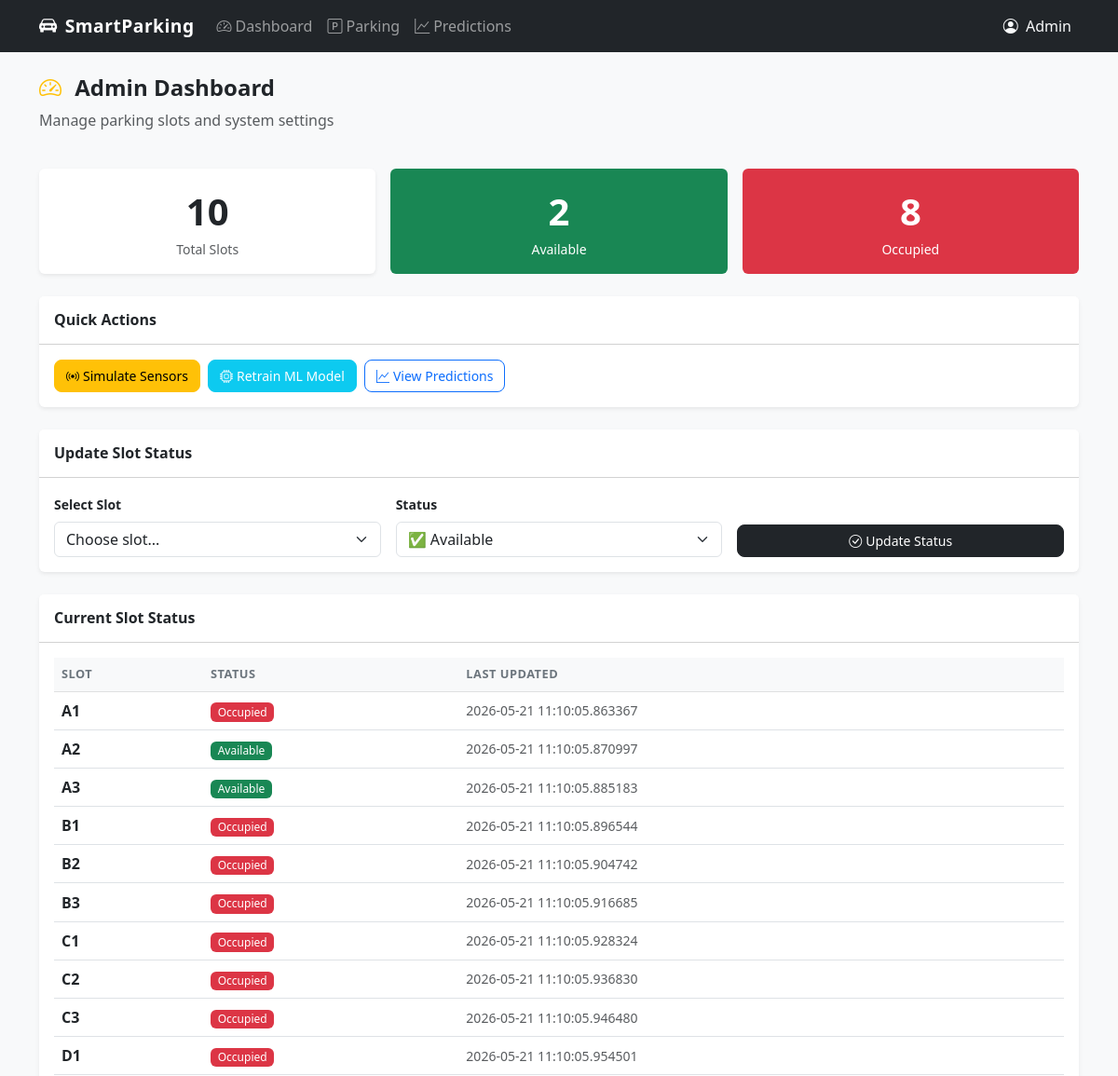
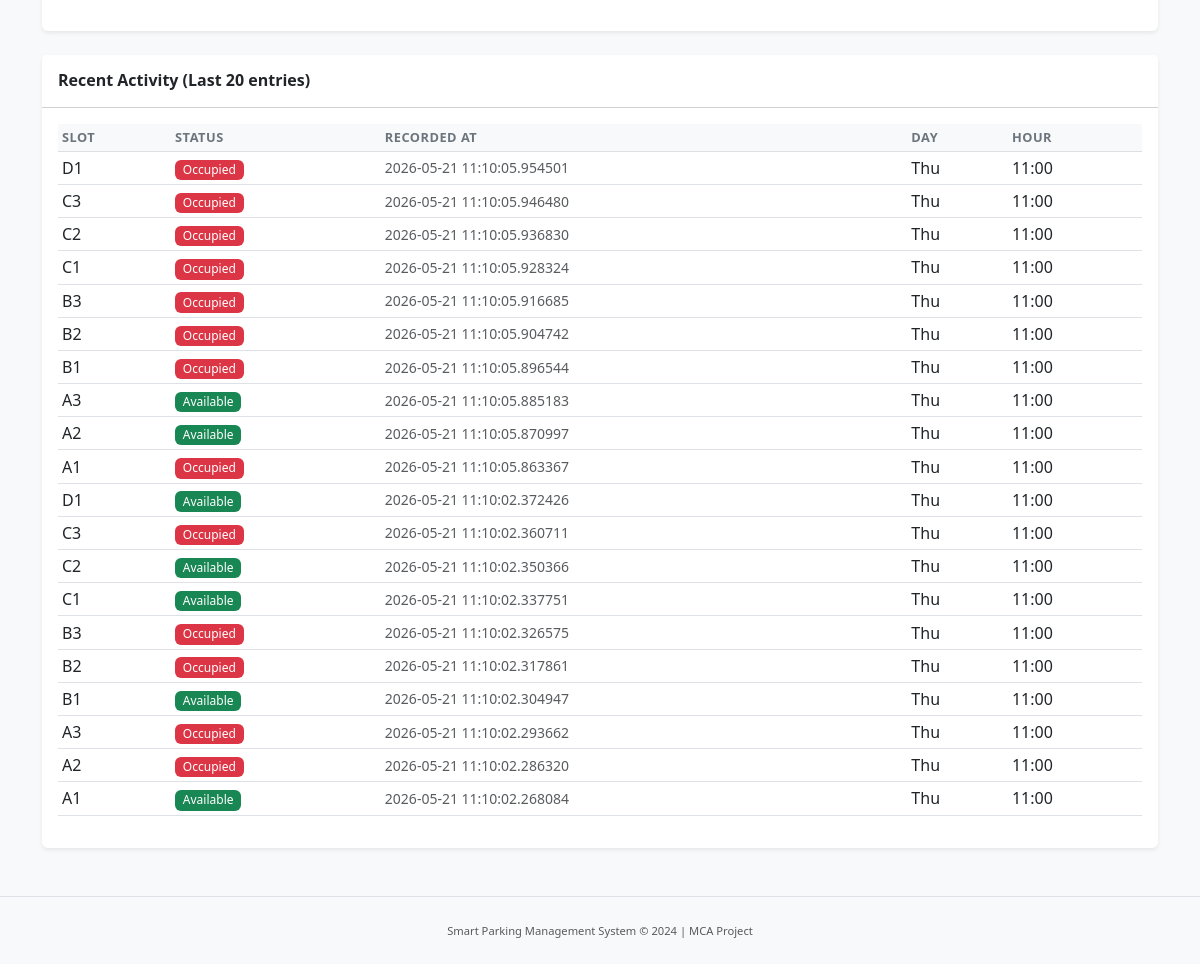
/dashboard, run on the app's committed database (2 pictures, top to bottom).
### tables this page shows
CREATE TABLE parking_slots (
            id INTEGER PRIMARY KEY AUTOINCREMENT,
            slot_number TEXT NOT NULL UNIQUE,
            is_occupied INTEGER NOT NULL DEFAULT 0,
            updated_at TIMESTAMP DEFAULT CURRENT_TIMESTAMP
        );

CREATE TABLE parking_history (
            id INTEGER PRIMARY KEY AUTOINCREMENT,
            slot_number TEXT NOT NULL,
            is_occupied INTEGER NOT NULL,
            recorded_at TIMESTAMP DEFAULT CURRENT_TIMESTAMP,
            day_of_week INTEGER,
            hour_of_day INTEGER
        );

### app.py (the view)
@app.route('/dashboard')
def dashboard():
    slots   = get_all_slots()
    stats   = get_stats()
    history = get_history(20)
    return render_template('dashboard.html',
                           slots=slots,
                           stats=stats,
                           history=history)

### database.py (called while the page is built)
def get_db():
    conn = sqlite3.connect(DATABASE)
    conn.row_factory = sqlite3.Row
    return conn

def get_all_slots():
    conn = get_db()
    slots = conn.execute(
        'SELECT * FROM parking_slots ORDER BY slot_number'
    ).fetchall()
    conn.close()
    return slots

def get_history(limit=100):
    conn = get_db()
    history = conn.execute('''
        SELECT * FROM parking_history
        ORDER BY recorded_at DESC
        LIMIT ?
    ''', (limit,)).fetchall()
    conn.close()
    return history

def get_stats():
    conn = get_db()
    total = conn.execute(
        'SELECT COUNT(*) as count FROM parking_slots'
    ).fetchone()['count']
    occupied = conn.execute(
        'SELECT COUNT(*) as count FROM parking_slots WHERE is_occupied = 1'
    ).fetchone()['count']
    conn.close()
    return {
        'total': total,
        'occupied': occupied,
        'available': total - occupied
    }

### templates/dashboard.html (shortened to what this page needs)
{% extends 'base.html' %}
{% block content %}
<div class="row mb-4">
    <div class="col">
        <h4 class="fw-bold">
            <i class="bi bi-speedometer2 me-2 text-warning"></i>
            Admin Dashboard
        </h4>
        <p class="text-muted">Manage parking slots and system settings</p>
    </div>
</div>
<div class="row g-3 mb-4">
    <div class="col-md-4">
        <div class="card border-0 shadow-sm text-center p-3">
            <div class="fs-1 fw-bold">{{ stats.total }}</div>
            <div class="text-muted small">Total Slots</div>
        </div>
    </div>
    <div class="col-md-4">
        <div class="card border-0 bg-success text-white text-center p-3">
            <div class="fs-1 fw-bold">{{ stats.available }}</div>
            <div class="small">Available</div>
        </div>
    </div>
    <div class="col-md-4">
        <div class="card border-0 bg-danger text-white text-center p-3">
            <div class="fs-1 fw-bold">{{ stats.occupied }}</div>
            <div class="small">Occupied</div>
        </div>
    </div>
</div>
<div class="card border-0 shadow-sm mb-4">
    <div class="card-header bg-white py-3">
        <h6 class="mb-0 fw-semibold">Quick Actions</h6>
    </div>
    <div class="card-body d-flex flex-wrap gap-2">
        <a href="{{ url_for('simulate_sensors') }}"
           class="btn btn-warning"
           onclick="return confirm('Simulate random sensor data for all slots?')">
            <i class="bi bi-broadcast me-1"></i>Simulate Sensors
        </a>
        <a href="{{ url_for('retrain_model') }}"
           class="btn btn-info text-white"
           onclick="return confirm('Retrain the ML prediction model?')">
            <i class="bi bi-cpu me-1"></i>Retrain ML Model
        </a>
        <a href="{{ url_for('prediction_view') }}" class="btn btn-outline-primary">
            <i class="bi bi-graph-up me-1"></i>View Predictions
        </a>
    </div>
</div>
<div class="card border-0 shadow-sm mb-4">
    <div class="card-header bg-white py-3">
        <h6 class="mb-0 fw-semibold">Update Slot Status</h6>
    </div>
    <div class="card-body">
        <form method="POST" action="{{ url_for('update_slot_route') }}"
              class="row g-3 align-items-end">
            <div class="col-md-4">
                <label class="form-label small fw-semibold">Select Slot</label>
                <select class="form-select" name="slot_number" required>
                    <option value="">Choose slot...</option>
                </select>
            </div>
            <div class="col-md-4">
                <label class="form-label small fw-semibold">Status</label>
                <select class="form-select" name="is_occupied" required>
                    <option value="0">✅ Available</option>
                </select>
            </div>
            <div class="col-md-4">
                <button type="submit" class="btn btn-dark w-100">
                    <i class="bi bi-check-circle me-1"></i>Update Status
                </button>
            </div>
        </form>
    </div>
</div>
<div class="card border-0 shadow-sm mb-4">
    <div class="card-header bg-white py-3">
        <h6 class="mb-0 fw-semibold">Current Slot Status</h6>
    </div>
    <div class="card-body">
        <div class="table-responsive">
            <table class="table table-hover align-middle">
                <thead class="table-light">
                    <tr>
                        <th>Slot</th>
                        <th>Status</th>
                        <th>Last Updated</th>
                    </tr>
                </thead>
                <tbody>
                    {% for slot in slots %}
                    <tr>
                        <td class="fw-semibold">{{ slot.slot_number }}</td>
                        <td>
                            {% if slot.is_occupied %}
                                <span class="badge bg-danger">Occupied</span>
                            {% else %}
                                <span class="badge bg-success">Available</span>
                            {% endif %}
                        </td>
                        <td class="text-muted small">{{ slot.updated_at }}</td>
                    </tr>
                    {% endfor %}
                </tbody>
            </table>
        </div>
    </div>
</div>
<div class="card border-0 shadow-sm">
    <div class="card-header bg-white py-3">
        <h6 class="mb-0 fw-semibold">Recent Activity (Last 20 entries)</h6>
    </div>
    <div class="card-body">
        <div class="table-responsive">
            <table class="table table-sm table-hover align-middle">
                <thead class="table-light">
                    <tr>
                        <th>Slot</th>
                        <th>Status</th>
                        <th>Recorded At</th>
                        <th>Day</th>
                        <th>Hour</th>
                    </tr>
                </thead>
                <tbody>
                    {% set days = ['Mon','Tue','Wed','Thu','Fri','Sat','Sun'] %}
                    {% for h in history %}
                    <tr>
                        <td>{{ h.slot_number }}</td>
                        <td>
                            {% if h.is_occupied %}
                                <span class="badge bg-danger">Occupied</span>
                            {% else %}
                                <span class="badge bg-success">Available</span>
                            {% endif %}
                        </td>
                        <td class="text-muted small">{{ h.recorded_at }}</td>
                        <td>{{ days[h.day_of_week] if h.day_of_week is not none else '-' }}</td>
                        <td>{{ h.hour_of_day }}:00</td>
                    </tr>
                    {% endfor %}
                </tbody>
            </table>
        </div>
    </div>
</div>
{% endblock %}

### static/css/style.css (style rules this page uses)
body { background-color: #f8f9fa; font-family: 'Segoe UI', sans-serif; }
.card { transition: box-shadow 0.2s ease; }
.btn { border-radius: 8px; font-size: 0.875rem; }
.table th { font-size: 0.8rem; text-transform: uppercase; letter-spacing: 0.5px; color: #6c757d; font-weight: 600; }
.badge { font-size: 0.75rem; font-weight: 500; }

### data on the page
parking_slots: slot_number "A1", is_occupied "Occupied", updated_at "2026-05-21 11:10:05.863367"
parking_slots: slot_number "A2", is_occupied "Available", updated_at "2026-05-21 11:10:05.870997"
parking_slots: slot_number "A3", is_occupied "Available", updated_at "2026-05-21 11:10:05.885183"
parking_slots: slot_number "B1", is_occupied "Occupied", updated_at "2026-05-21 11:10:05.896544"
parking_slots: slot_number "B2", is_occupied "Occupied", updated_at "2026-05-21 11:10:05.904742"
parking_slots: slot_number "B3", is_occupied "Occupied", updated_at "2026-05-21 11:10:05.916685"
parking_slots: slot_number "C1", is_occupied "Occupied", updated_at "2026-05-21 11:10:05.928324"
parking_slots: slot_number "C2", is_occupied "Occupied", updated_at "2026-05-21 11:10:05.936830"
parking_slots: slot_number "C3", is_occupied "Occupied", updated_at "2026-05-21 11:10:05.946480"
parking_slots: slot_number "D1", is_occupied "Occupied", updated_at "2026-05-21 11:10:05.954501"
parking_history: slot_number "D1", is_occupied "Occupied", recorded_at "2026-05-21 11:10:05.954501", day_of_week "Thu", hour_of_day "11"
parking_history: slot_number "C3", is_occupied "Occupied", recorded_at "2026-05-21 11:10:05.946480", day_of_week "Thu", hour_of_day "11"
parking_history: slot_number "C2", is_occupied "Occupied", recorded_at "2026-05-21 11:10:05.936830", day_of_week "Thu", hour_of_day "11"
parking_history: slot_number "C1", is_occupied "Occupied", recorded_at "2026-05-21 11:10:05.928324", day_of_week "Thu", hour_of_day "11"
parking_history: slot_number "B3", is_occupied "Occupied", recorded_at "2026-05-21 11:10:05.916685", day_of_week "Thu", hour_of_day "11"
parking_history: slot_number "B2", is_occupied "Occupied", recorded_at "2026-05-21 11:10:05.904742", day_of_week "Thu", hour_of_day "11"
parking_history: slot_number "B1", is_occupied "Occupied", recorded_at "2026-05-21 11:10:05.896544", day_of_week "Thu", hour_of_day "11"
parking_history: slot_number "A3", is_occupied "Available", recorded_at "2026-05-21 11:10:05.885183", day_of_week "Thu", hour_of_day "11"
parking_history: slot_number "A2", is_occupied "Available", recorded_at "2026-05-21 11:10:05.870997", day_of_week "Thu", hour_of_day "11"
parking_history: slot_number "A1", is_occupied "Occupied", recorded_at "2026-05-21 11:10:05.863367", day_of_week "Thu", hour_of_day "11"
parking_history: slot_number "D1", is_occupied "Available", recorded_at "2026-05-21 11:10:02.372426", day_of_week "Thu", hour_of_day "11"
parking_history: slot_number "C3", is_occupied "Occupied", recorded_at "2026-05-21 11:10:02.360711", day_of_week "Thu", hour_of_day "11"
parking_history: slot_number "C2", is_occupied "Available", recorded_at "2026-05-21 11:10:02.350366", day_of_week "Thu", hour_of_day "11"
parking_history: slot_number "C1", is_occupied "Available", recorded_at "2026-05-21 11:10:02.337751", day_of_week "Thu", hour_of_day "11"
parking_history: slot_number "B3", is_occupied "Occupied", recorded_at "2026-05-21 11:10:02.326575", day_of_week "Thu", hour_of_day "11"
parking_history: slot_number "B2", is_occupied "Occupied", recorded_at "2026-05-21 11:10:02.317861", day_of_week "Thu", hour_of_day "11"
parking_history: slot_number "B1", is_occupied "Available", recorded_at "2026-05-21 11:10:02.304947", day_of_week "Thu", hour_of_day "11"
parking_history: slot_number "A3", is_occupied "Occupied", recorded_at "2026-05-21 11:10:02.293662", day_of_week "Thu", hour_of_day "11"
parking_history: slot_number "A2", is_occupied "Occupied", recorded_at "2026-05-21 11:10:02.286320", day_of_week "Thu", hour_of_day "11"
parking_history: slot_number "A1", is_occupied "Available", recorded_at "2026-05-21 11:10:02.268084", day_of_week "Thu", hour_of_day "11"

### other printed values
{{ stats.total }} "10"
{{ stats.available }} "2"
{{ stats.occupied }} "8"
